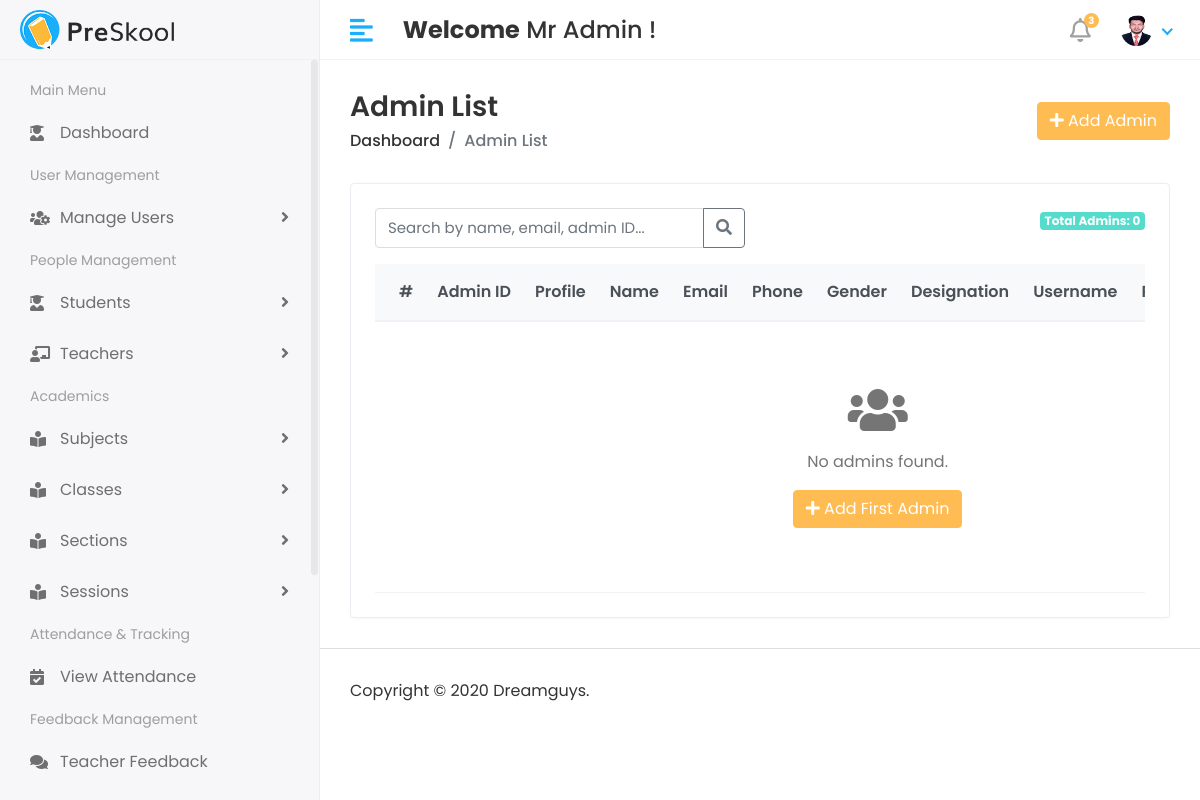
The page /administration/admin-list/ (signed in) on the database its author committed.
### account/models.py (models this page shows, shortened)
class User(AbstractUser):
    USER_TYPE_CHOICE = [
        ('Admin', 'Admin'),
        ('Teacher', 'Teacher'),
        ('Student', 'Student'),
    ]
    GENDER_CHOICES = [
        ('Male', 'Male'),
        ('Female', 'Female'),
        ('Other', 'Other'),
    ]
    user_type = models.CharField(
        max_length=20,
        choices=USER_TYPE_CHOICE,
        null=True,
        blank=True,
    )
    user_id = models.CharField(
        unique=True,
        max_length=15,
        editable=False,
        db_index=True,
        blank=True,
        null=True,
    )
    profile_pic = models.ImageField(
        upload_to='profile_pics/',
        blank=True,
        null=True,
    )
    gender = models.CharField(
        max_length=10,
        choices=GENDER_CHOICES,
        null=True,
        blank=True,
    )
    phone = models.CharField(
        max_length=20,
        null=True,
        blank=True,
    )
    address = models.TextField(
        null=True,
        blank=True,
    )

### administration/views.py (the view)
# urls.py: path('admin-list/', admin_list, name='admin_list'),
def admin_list(request):
    admins = AdminProfile.objects.all().select_related('user').order_by('-created_at')
    context = {
        'admins': admins,
    }
    return render(request, 'Admin/admin_list.html', context)

### templates/Admin/admin_list.html (shortened to what this page needs)
{% extends 'base.html' %}
{% block content %}
<div class="content container-fluid">
    <div class="page-header">
        <div class="row align-items-center">
            <div class="col">
                <h3 class="page-title">Admin List</h3>
                <ul class="breadcrumb">
                    <li class="breadcrumb-item"><a href="{% url 'admin_home_page' %}">Dashboard</a></li>
                    <li class="breadcrumb-item active">Admin List</li>
                </ul>
            </div>
            <div class="col-auto text-right float-right ml-auto">
                <a href="{% url 'register_admin' %}" class="btn btn-primary">
                    <i class="fas fa-plus"></i> Add Admin
                </a>
            </div>
        </div>
    </div>
    <div class="row">
        <div class="col-sm-12">
            <div class="card card-table">
                <div class="card-body">
                    <div class="row mb-3">
                        <div class="col-md-6">
                            <div class="input-group">
                                <input type="text" id="searchInput" class="form-control" placeholder="Search by name, email, admin ID...">
                                <div class="input-group-append">
                                    <button class="btn btn-outline-secondary" type="button">
                                        <i class="fas fa-search"></i>
                                    </button>
                                </div>
                            </div>
                        </div>
                        <div class="col-md-6 text-right">
                            <span class="badge badge-info">Total Admins: {{ admins.count }}</span>
                        </div>
                    </div>
                    <div class="table-responsive">
                        <table class="table table-hover table-center mb-0" id="adminTable">
                            <thead class="thead-light">
                                <tr>
                                    <th>#</th>
                                    <th>Admin ID</th>
                                    <th>Profile</th>
                                    <th>Name</th>
                                    <th>Email</th>
                                    <th>Phone</th>
                                    <th>Gender</th>
                                    <th>Designation</th>
                                    <th>Username</th>
                                    <th>Registered Date</th>
                                </tr>
                            </thead>
                            <tbody>
                                {% if admins %}
                                    {% for admin in admins %}
                                    <tr>
                                        <td>{{ forloop.counter }}</td>
                                        <td>
                                            <span class="badge badge-primary">{{ admin.admin_user_id|default:"N/A" }}</span>
                                        </td>
                                        <td>
                                            {% if admin.profile_pic %}
                                                <img src="{{ admin.profile_pic.url }}" alt="{{ admin.first_name }}" class="rounded-circle" width="40" height="40">
                                            {% else %}
                                                <div class="avatar avatar-sm">
                                                    <span class="avatar-title rounded-circle bg-primary">
                                                        {{ admin.first_name|first|upper }}{{ admin.last_name|first|upper }}
                                                    </span>
                                                </div>
                                            {% endif %}
                                        </td>
                                        <td>
                                            <h2 class="table-avatar">
                                                <a href="#">{{ admin.first_name }} {{ admin.last_name }}</a>
                                            </h2>
                                        </td>
                                        <td>{{ admin.email|default:"N/A" }}</td>
                                        <td>{{ admin.phone|default:"N/A" }}</td>
                                        <td>{{ admin.gender|default:"N/A" }}</td>
                                        <td>
                                            {% if admin.designation %}
                                                <span class="badge badge-success">{{ admin.designation }}</span>
                                            {% else %}
                                                <span class="text-muted">N/A</span>
                                            {% endif %}
                                        </td>
                                        <td>{{ admin.user.username }}</td>
                                        <td>{{ admin.created_at|date:"M d, Y" }}</td>
                                        <td class="text-right">
                                            <div class="actions">
                                                <a href="#" class="btn btn-sm bg-success-light mr-2" title="View">
                                                    <i class="far fa-eye"></i>
                                                </a>
                                                <a href="{% url 'admin_edit' admin.id %}" class="btn btn-sm bg-primary-light mr-2" title="Edit">
                                                    <i class="far fa-edit"></i>
                                                </a>
                                                <a href="{% url 'admin_delete' admin.id %}" class="btn btn-sm bg-danger-light" title="Delete"
                                                   onclick="return confirm('Are you sure you want to delete {{ admin.first_name }} {{ admin.last_name }}? This action cannot be undone.')">
                                                    <i class="far fa-trash-alt"></i>
                                                </a>
                                            </div>
                                        </td>
                                    </tr>
                                    {% endfor %}
                                {% else %}
                                    <tr>
                                        <td colspan="11" class="text-center">
                                            <div class="py-5">
                                                <i class="fas fa-users fa-3x text-muted mb-3"></i>
                                                <p class="text-muted">No admins found.</p>
                                                <a href="{% url 'register_admin' %}" class="btn btn-primary">
                                                    <i class="fas fa-plus"></i> Add First Admin
                                                </a>
                                            </div>
                                        </td>
                                    </tr>
                                {% endif %}
                            </tbody>
                        </table>
                    </div>
                </div>
            </div>
        </div>
    </div>
</div>
{% endblock %}

### templates/Includes/header.html (shortened to what this page needs)
{% load static %}
<div class="header">
    <div class="header-left">
        <a href="#" class="logo">
            <img src="{% static 'assets/img/logo.png' %}" alt="Logo">
        </a>
    </div>
    <a href="javascript:void(0);" id="toggle_btn">
        <i class="fas fa-align-left"></i>
    </a>
    <div class="top-nav-search mt-3">
        <h4><strong>Welcome</strong><span>&nbsp;{{user.first_name}} {{user.last_name}}&nbsp;!</span></h4>
    </div>
    <ul class="nav user-menu">
        <li class="nav-item dropdown noti-dropdown">
            <a href="#" class="dropdown-toggle nav-link" data-toggle="dropdown">
                <i class="far fa-bell"></i> <span class="badge badge-pill">3</span>
            </a>
        </li>
        <li class="nav-item dropdown has-arrow">
            <a href="#" class="dropdown-toggle nav-link" data-toggle="dropdown">
                <span class="user-img">
                    {% if user.profile_pic %}
                        <img class="rounded-circle" src="{{ user.profile_pic.url }}" width="31" height="31" alt="{{ user.get_full_name|default:user.username }}">
                    {% else %}
                        <img class="rounded-circle" src="{% static 'assets/img/profiles/avatar-01.jpg' %}" width="31" height="31" alt="Default avatar">
                    {% endif %}
                </span>
            </a>
        </li>
    </ul>
</div>

### static/assets/css/style.css (style rules this page uses)
html { height: 100%; }
body { background-color: #fff; color: #333; font-family: 'Poppins', sans-serif; font-size: 1rem; height: 100%; line-height: 1.5; overflow-x: hidden; }
h1, h2, h3, h4, h5, h6 { font-family: 'Poppins', sans-serif; margin-top: 0; }
.form-control { border: 1px solid #ddd; box-shadow: none; color: #333; font-size: 15px; height: 40px; }
a { color: #009ce7; }
input, button, a { transition: all 0.4s ease; -moz-transition: all 0.4s ease; -o-transition: all 0.4s ease; -ms-transition: all 0.4s ease; -webkit-transition: all 0.4s ease; }
input, input:focus, button, button:focus { outline: none; }
input[type=text], input[type=password] { -webkit-appearance: none; -moz-appearance: none; appearance: none; }
.input-group .form-control { height: 40px; }
ul, ol { padding: 0px; list-style: none; }
.table { color: #333; max-width: 100%; margin-bottom: 0; width: 100%; }
.table thead tr th { font-weight: 600; }
.table tbody tr { border-bottom: 1px solid rgba(0, 0, 0, 0.05); }
.table.table-center td, .table.table-center th { vertical-align: middle; }
.card-table .card-body .table>thead>tr>th { border-top: 0; }
.card-table .card-body .table tr td:first-child, .card-table .card-body .table tr th:first-child { padding-left: 1.5rem; }
.card-table .card-body .table tr td:last-child, .card-table .card-body .table tr th:last-child { padding-right: 1.5rem; }
.card-table .table td, .card-table .table th { border-top: 1px solid #e2e5e8; padding: 1rem 0.75rem; white-space: nowrap; }
.table .thead-light th { color: #495057; background-color: #f8f9fa; border-color: #eff2f7; }
.bg-info, .badge-info { background-color: #009efb !important; }
.pro-bg-info, .badge-info { background-color: #56dccc !important; }
.text-muted { color: #757575 !important; }
.btn-primary { background-color: #FFBC53; border: 1px solid #FFBC53; }
.card { border: 1px solid #ececf5; box-shadow: 0 1px 3px 0 rgba(0, 0, 0, 0.03); margin-bottom: 1.875rem; }
.card-body { padding: 1.5rem; }
.header { background-color: #fff; border-bottom: 1px solid #f3f3f4; left: 0; position: fixed; right: 0; top: 0; z-index: 1001; height: 60px; }
.header .header-left { float: left; height: 60px; padding: 0 20px; position: relative; width: 320px; z-index: 1; transition: all 0.2s ease-in-out; background-color: #f7f7fa; border-bottom: 1px solid #efefef; border-right: 1px solid #ececf5; display: flex; align-items: center; }
.header .header-left .logo { display: inline-block; line-height: 60px; }
.header .header-left .logo img { max-height: 40px; width: auto; }
.header .dropdown-toggle:after { display: none; }
.header .has-arrow .dropdown-toggle:after { border-top: 0; border-left: 0; border-bottom: 2px solid #18aefa; border-right: 2px solid #18aefa; content: ''; height: 8px; display: inline-block; pointer-events: none; -webkit-transform-origin: 66% 66%; -ms-transform-origin: 66% 66%; transform-origin: 66% 66%; -webkit-transform: rotate(45deg); -ms-transform: rotate(45deg); transform: rotate(45deg); -webkit-transition: all 0.15s ease-in-out; transition: all 0.15s ease-in-out; width: 8px; vertical-align: 0px; }
.user-menu { float: right; margin: 0; position: relative; z-index: 99; padding-right: 15px; }
.user-menu.nav>li>a { color: #a0a0a0; font-size: 14px; line-height: 58px; padding: 0 15px; height: 60px; }
.user-img { margin-right: 3px; position: relative; }
.top-nav-search { float: left; margin-left: 15px; }
.page-wrapper>.content { padding: 1.875rem 1.875rem 0; }
.page-header { margin-bottom: 1.875rem; }
.page-header .breadcrumb { background-color: transparent; color: #6c757d; font-size: 1rem; font-weight: 500; margin-bottom: 0; padding: 0; }
.page-header .breadcrumb a { color: #333; }
.page-title { font-size: 28px; font-weight: 600; color: #333; margin-bottom: 5px; }
.user-menu.nav>li>a .badge { background-color: #FFBC53; display: block; font-size: 10px; font-weight: bold; height: 15px; width: 15px; position: absolute; right: 7px; top: 13px; color: #fff; padding: 3px; }
.user-menu.nav>li>a>i { font-size: 1.5rem; line-height: 60px; }
@media (min-width: 992px) { #toggle_btn { align-items: center; color: #18aefa; display: inline-flex; float: left; font-size: 26px; height: 60px; justify-content: center; margin-left: 15px; padding: 0 15px; } }

### rows shown on the page
User: first_name "Mr", last_name "Admin", profile_pic (picture)

### other values the page prints
{{ admins.count }} "0"
